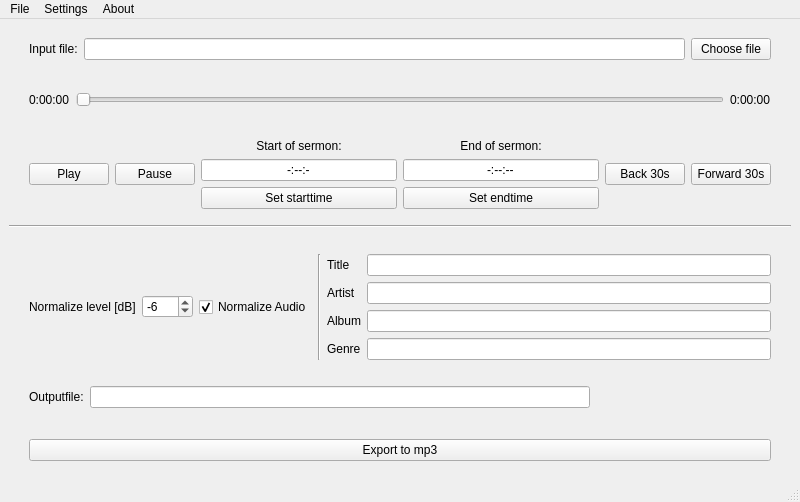
<?xml version="1.0" encoding="UTF-8"?>
<ui version="4.0">
 <class>MainWindow</class>
 <widget class="QMainWindow" name="MainWindow">
  <property name="geometry">
   <rect>
    <x>0</x>
    <y>0</y>
    <width>800</width>
    <height>502</height>
   </rect>
  </property>
  <property name="windowTitle">
   <string>SermonCut</string>
  </property>
  <widget class="QWidget" name="centralwidget">
   <layout class="QVBoxLayout" name="verticalLayout">
    <item>
     <layout class="QGridLayout" name="fileBox">
      <property name="leftMargin">
       <number>20</number>
      </property>
      <property name="topMargin">
       <number>10</number>
      </property>
      <property name="rightMargin">
       <number>20</number>
      </property>
      <property name="bottomMargin">
       <number>10</number>
      </property>
      <item row="0" column="3">
       <widget class="QPushButton" name="fileButton">
        <property name="text">
         <string>Choose file</string>
        </property>
       </widget>
      </item>
      <item row="0" column="1">
       <widget class="QLineEdit" name="fileEdit">
        <property name="enabled">
         <bool>true</bool>
        </property>
        <property name="readOnly">
         <bool>true</bool>
        </property>
       </widget>
      </item>
      <item row="0" column="0">
       <widget class="QLabel" name="fileLabel">
        <property name="text">
         <string>Input file:</string>
        </property>
       </widget>
      </item>
     </layout>
    </item>
    <item>
     <layout class="QHBoxLayout" name="sliderBox">
      <property name="leftMargin">
       <number>20</number>
      </property>
      <property name="topMargin">
       <number>10</number>
      </property>
      <property name="rightMargin">
       <number>20</number>
      </property>
      <property name="bottomMargin">
       <number>10</number>
      </property>
      <item>
       <widget class="QLabel" name="positionLabel">
        <property name="text">
         <string>0:00:00</string>
        </property>
       </widget>
      </item>
      <item>
       <widget class="QSlider" name="timeSlider">
        <property name="orientation">
         <enum>Qt::Horizontal</enum>
        </property>
       </widget>
      </item>
      <item>
       <widget class="QLabel" name="timeLabel">
        <property name="text">
         <string>0:00:00</string>
        </property>
       </widget>
      </item>
     </layout>
    </item>
    <item>
     <layout class="QGridLayout" name="controllerBox">
      <property name="leftMargin">
       <number>20</number>
      </property>
      <property name="topMargin">
       <number>10</number>
      </property>
      <property name="rightMargin">
       <number>20</number>
      </property>
      <property name="bottomMargin">
       <number>10</number>
      </property>
      <item row="0" column="3">
       <layout class="QVBoxLayout" name="verticalLayout_3">
        <item>
         <widget class="QLabel" name="endLabel">
          <property name="text">
           <string>End of sermon:</string>
          </property>
          <property name="alignment">
           <set>Qt::AlignCenter</set>
          </property>
         </widget>
        </item>
        <item>
         <widget class="QLineEdit" name="endEdit">
          <property name="text">
           <string>-:--:--</string>
          </property>
          <property name="alignment">
           <set>Qt::AlignCenter</set>
          </property>
          <property name="readOnly">
           <bool>true</bool>
          </property>
         </widget>
        </item>
        <item>
         <widget class="QPushButton" name="endButton">
          <property name="text">
           <string>Set endtime</string>
          </property>
         </widget>
        </item>
       </layout>
      </item>
      <item row="0" column="2">
       <layout class="QVBoxLayout" name="verticalLayout_2">
        <item>
         <widget class="QLabel" name="startLabel">
          <property name="text">
           <string>Start of sermon:</string>
          </property>
          <property name="alignment">
           <set>Qt::AlignCenter</set>
          </property>
         </widget>
        </item>
        <item>
         <widget class="QLineEdit" name="startEdit">
          <property name="text">
           <string>-:--:-</string>
          </property>
          <property name="alignment">
           <set>Qt::AlignCenter</set>
          </property>
          <property name="readOnly">
           <bool>true</bool>
          </property>
         </widget>
        </item>
        <item>
         <widget class="QPushButton" name="startButton">
          <property name="text">
           <string>Set starttime</string>
          </property>
         </widget>
        </item>
       </layout>
      </item>
      <item row="0" column="0">
       <widget class="QPushButton" name="playButton">
        <property name="text">
         <string>Play</string>
        </property>
       </widget>
      </item>
      <item row="0" column="4">
       <widget class="QPushButton" name="backButton">
        <property name="text">
         <string>Back 30s</string>
        </property>
       </widget>
      </item>
      <item row="0" column="5">
       <widget class="QPushButton" name="forwardButton">
        <property name="text">
         <string>Forward 30s</string>
        </property>
       </widget>
      </item>
      <item row="0" column="1">
       <widget class="QPushButton" name="pauseButton">
        <property name="text">
         <string>Pause</string>
        </property>
       </widget>
      </item>
     </layout>
    </item>
    <item>
     <widget class="Line" name="line_2">
      <property name="orientation">
       <enum>Qt::Horizontal</enum>
      </property>
     </widget>
    </item>
    <item>
     <spacer name="verticalSpacer">
      <property name="orientation">
       <enum>Qt::Vertical</enum>
      </property>
      <property name="sizeType">
       <enum>QSizePolicy::Preferred</enum>
      </property>
      <property name="sizeHint" stdset="0">
       <size>
        <width>0</width>
        <height>10</height>
       </size>
      </property>
     </spacer>
    </item>
    <item>
     <layout class="QHBoxLayout" name="settingsBox">
      <property name="leftMargin">
       <number>20</number>
      </property>
      <property name="topMargin">
       <number>10</number>
      </property>
      <property name="rightMargin">
       <number>20</number>
      </property>
      <property name="bottomMargin">
       <number>10</number>
      </property>
      <item>
       <widget class="QLabel" name="normalizeLabel">
        <property name="text">
         <string>Normalize level [dB]</string>
        </property>
       </widget>
      </item>
      <item>
       <widget class="QSpinBox" name="normalizeEdit">
        <property name="minimum">
         <number>-100</number>
        </property>
        <property name="maximum">
         <number>0</number>
        </property>
        <property name="value">
         <number>-6</number>
        </property>
       </widget>
      </item>
      <item>
       <widget class="QCheckBox" name="normalizeCheckbox">
        <property name="text">
         <string>Normalize Audio</string>
        </property>
        <property name="checked">
         <bool>true</bool>
        </property>
       </widget>
      </item>
      <item>
       <widget class="Line" name="line">
        <property name="orientation">
         <enum>Qt::Vertical</enum>
        </property>
       </widget>
      </item>
      <item>
       <layout class="QFormLayout" name="formLayout">
        <item row="0" column="0">
         <widget class="QLabel" name="titleLabel">
          <property name="text">
           <string>Title</string>
          </property>
         </widget>
        </item>
        <item row="1" column="0">
         <widget class="QLabel" name="artistLabel">
          <property name="text">
           <string>Artist</string>
          </property>
         </widget>
        </item>
        <item row="2" column="0">
         <widget class="QLabel" name="albumLabel">
          <property name="text">
           <string>Album</string>
          </property>
         </widget>
        </item>
        <item row="0" column="1">
         <widget class="QLineEdit" name="titleEdit"/>
        </item>
        <item row="1" column="1">
         <widget class="QLineEdit" name="artistEdit"/>
        </item>
        <item row="2" column="1">
         <widget class="QLineEdit" name="albumEdit">
          <property name="text">
           <string/>
          </property>
         </widget>
        </item>
        <item row="3" column="0">
         <widget class="QLabel" name="genreLabel">
          <property name="text">
           <string>Genre</string>
          </property>
         </widget>
        </item>
        <item row="3" column="1">
         <widget class="QLineEdit" name="genreEdit">
          <property name="text">
           <string/>
          </property>
         </widget>
        </item>
       </layout>
      </item>
     </layout>
    </item>
    <item>
     <layout class="QFormLayout" name="formLayout_2">
      <property name="leftMargin">
       <number>20</number>
      </property>
      <property name="topMargin">
       <number>10</number>
      </property>
      <property name="rightMargin">
       <number>20</number>
      </property>
      <property name="bottomMargin">
       <number>10</number>
      </property>
      <item row="0" column="0">
       <widget class="QLabel" name="exportLabel">
        <property name="text">
         <string>Outputfile:</string>
        </property>
       </widget>
      </item>
      <item row="0" column="1">
       <widget class="QLineEdit" name="exportEdit">
        <property name="sizePolicy">
         <sizepolicy hsizetype="Minimum" vsizetype="Fixed">
          <horstretch>0</horstretch>
          <verstretch>0</verstretch>
         </sizepolicy>
        </property>
        <property name="minimumSize">
         <size>
          <width>0</width>
          <height>0</height>
         </size>
        </property>
        <property name="maximumSize">
         <size>
          <width>500</width>
          <height>16777215</height>
         </size>
        </property>
        <property name="baseSize">
         <size>
          <width>0</width>
          <height>0</height>
         </size>
        </property>
       </widget>
      </item>
     </layout>
    </item>
    <item>
     <layout class="QHBoxLayout" name="exportBox">
      <property name="leftMargin">
       <number>20</number>
      </property>
      <property name="topMargin">
       <number>10</number>
      </property>
      <property name="rightMargin">
       <number>20</number>
      </property>
      <property name="bottomMargin">
       <number>10</number>
      </property>
      <item>
       <widget class="QPushButton" name="exportButton">
        <property name="text">
         <string>Export to mp3</string>
        </property>
       </widget>
      </item>
     </layout>
    </item>
   </layout>
  </widget>
  <widget class="QMenuBar" name="menubar">
   <property name="geometry">
    <rect>
     <x>0</x>
     <y>0</y>
     <width>800</width>
     <height>21</height>
    </rect>
   </property>
   <widget class="QMenu" name="menuMeny">
    <property name="title">
     <string>File</string>
    </property>
    <addaction name="actionExit"/>
   </widget>
   <widget class="QMenu" name="menuSettings">
    <property name="title">
     <string>Settings</string>
    </property>
    <addaction name="actionSet_export"/>
   </widget>
   <widget class="QMenu" name="menuHelp">
    <property name="title">
     <string>About</string>
    </property>
    <addaction name="actionShortcuts"/>
    <addaction name="actionAbout"/>
   </widget>
   <addaction name="menuMeny"/>
   <addaction name="menuSettings"/>
   <addaction name="menuHelp"/>
  </widget>
  <widget class="QStatusBar" name="statusbar"/>
  <action name="actionSet_FFMPEG">
   <property name="text">
    <string>Set ffmpeg folder</string>
   </property>
  </action>
  <action name="actionAbout">
   <property name="enabled">
    <bool>false</bool>
   </property>
   <property name="text">
    <string>About SermonCut</string>
   </property>
  </action>
  <action name="actionShortcuts">
   <property name="enabled">
    <bool>false</bool>
   </property>
   <property name="text">
    <string>Keyboard commands</string>
   </property>
  </action>
  <action name="actionSet_export">
   <property name="text">
    <string>Set export folder</string>
   </property>
  </action>
  <action name="actionExit">
   <property name="text">
    <string>Exit</string>
   </property>
  </action>
 </widget>
 <resources/>
 <connections/>
</ui>
